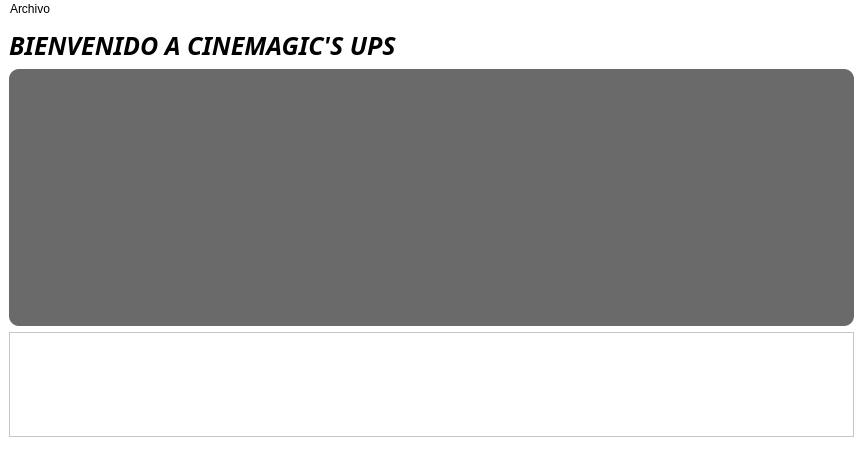
<?xml version="1.0" encoding="UTF-8"?>
<ui version="4.0">
 <class>Cine</class>
 <widget class="QMainWindow" name="Cine">
  <property name="geometry">
   <rect>
    <x>0</x>
    <y>0</y>
    <width>863</width>
    <height>468</height>
   </rect>
  </property>
  <property name="maximumSize">
   <size>
    <width>16000</width>
    <height>600</height>
   </size>
  </property>
  <property name="windowTitle">
   <string>Cine</string>
  </property>
  <property name="styleSheet">
   <string notr="true">background-color: rgb(255, 255, 255);</string>
  </property>
  <widget class="QWidget" name="centralwidget">
   <layout class="QVBoxLayout" name="verticalLayout">
    <item>
     <widget class="QLabel" name="label_5">
      <property name="maximumSize">
       <size>
        <width>16777215</width>
        <height>50</height>
       </size>
      </property>
      <property name="font">
       <font>
        <family>Ubuntu Condensed</family>
        <pointsize>19</pointsize>
        <italic>true</italic>
        <bold>true</bold>
       </font>
      </property>
      <property name="text">
       <string>&lt;html&gt;&lt;head/&gt;&lt;body&gt;&lt;p&gt;    BIENVENIDO A CINEMAGIC'S UPS&lt;/p&gt;&lt;/body&gt;&lt;/html&gt;</string>
      </property>
     </widget>
    </item>
    <item>
     <widget class="QFrame" name="frame">
      <property name="maximumSize">
       <size>
        <width>16000</width>
        <height>257</height>
       </size>
      </property>
      <property name="styleSheet">
       <string notr="true">border-radius:10px;
background-color: rgb(106, 106, 106);
border-color:rgb(0, 255, 255);
padding-left:20px;</string>
      </property>
      <property name="frameShape">
       <enum>QFrame::StyledPanel</enum>
      </property>
      <property name="frameShadow">
       <enum>QFrame::Raised</enum>
      </property>
      <layout class="QGridLayout" name="gridLayout">
       <item row="0" column="8">
        <widget class="QPushButton" name="pushButton_3">
         <property name="minimumSize">
          <size>
           <width>150</width>
           <height>150</height>
          </size>
         </property>
         <property name="styleSheet">
          <string notr="true">image: url(:/ProyectoCinep2/Peliculas/Peliculas/HO00000589.jpg);</string>
         </property>
         <property name="text">
          <string/>
         </property>
        </widget>
       </item>
       <item row="0" column="0">
        <widget class="QPushButton" name="pushButton_2">
         <property name="minimumSize">
          <size>
           <width>150</width>
           <height>150</height>
          </size>
         </property>
         <property name="styleSheet">
          <string notr="true">image: url(:ProyectoCinep2/Peliculas/Peliculas/HO00000663.jpg);</string>
         </property>
         <property name="text">
          <string/>
         </property>
        </widget>
       </item>
       <item row="2" column="0">
        <widget class="QLabel" name="Peli1">
         <property name="maximumSize">
          <size>
           <width>16777215</width>
           <height>20</height>
          </size>
         </property>
         <property name="styleSheet">
          <string notr="true">color: rgb(255, 255, 255);
font: 900 11pt &quot;Arial Black&quot;;</string>
         </property>
         <property name="text">
          <string/>
         </property>
         <property name="alignment">
          <set>Qt::AlignCenter</set>
         </property>
        </widget>
       </item>
       <item row="2" column="11">
        <widget class="QLabel" name="Peli1_4">
         <property name="maximumSize">
          <size>
           <width>16777215</width>
           <height>20</height>
          </size>
         </property>
         <property name="styleSheet">
          <string notr="true">color: rgb(255, 255, 255);
font: 900 11pt &quot;Arial Black&quot;;</string>
         </property>
         <property name="text">
          <string/>
         </property>
         <property name="alignment">
          <set>Qt::AlignCenter</set>
         </property>
        </widget>
       </item>
       <item row="0" column="9">
        <spacer name="horizontalSpacer_3">
         <property name="orientation">
          <enum>Qt::Horizontal</enum>
         </property>
         <property name="sizeHint" stdset="0">
          <size>
           <width>27</width>
           <height>367</height>
          </size>
         </property>
        </spacer>
       </item>
       <item row="0" column="5">
        <widget class="QPushButton" name="pushButton">
         <property name="minimumSize">
          <size>
           <width>150</width>
           <height>150</height>
          </size>
         </property>
         <property name="styleSheet">
          <string notr="true">image: url(:/ProyectoCinep2/Peliculas/Peliculas/Thor_Love_and_Thunder-306525443-large.jpg);</string>
         </property>
         <property name="text">
          <string/>
         </property>
        </widget>
       </item>
       <item row="0" column="2">
        <spacer name="horizontalSpacer_2">
         <property name="orientation">
          <enum>Qt::Horizontal</enum>
         </property>
         <property name="sizeHint" stdset="0">
          <size>
           <width>15</width>
           <height>37</height>
          </size>
         </property>
        </spacer>
       </item>
       <item row="0" column="7">
        <spacer name="horizontalSpacer">
         <property name="orientation">
          <enum>Qt::Horizontal</enum>
         </property>
         <property name="sizeHint" stdset="0">
          <size>
           <width>27</width>
           <height>359</height>
          </size>
         </property>
        </spacer>
       </item>
       <item row="2" column="8">
        <widget class="QLabel" name="Peli1_3">
         <property name="maximumSize">
          <size>
           <width>16777215</width>
           <height>20</height>
          </size>
         </property>
         <property name="styleSheet">
          <string notr="true">color: rgb(255, 255, 255);
font: 900 11pt &quot;Arial Black&quot;;</string>
         </property>
         <property name="text">
          <string/>
         </property>
         <property name="alignment">
          <set>Qt::AlignCenter</set>
         </property>
        </widget>
       </item>
       <item row="2" column="5">
        <widget class="QLabel" name="Peli1_2">
         <property name="maximumSize">
          <size>
           <width>16777215</width>
           <height>20</height>
          </size>
         </property>
         <property name="styleSheet">
          <string notr="true">font: 900 11pt &quot;Arial Black&quot;;
color: rgb(255, 255, 255);</string>
         </property>
         <property name="text">
          <string/>
         </property>
         <property name="alignment">
          <set>Qt::AlignCenter</set>
         </property>
        </widget>
       </item>
       <item row="0" column="11">
        <widget class="QPushButton" name="pushButton_4">
         <property name="minimumSize">
          <size>
           <width>150</width>
           <height>150</height>
          </size>
         </property>
         <property name="styleSheet">
          <string notr="true">image: url(:/ProyectoCinep2/Peliculas/Peliculas/HO00000334.jpg);
border-color: rgb(0, 0, 0);</string>
         </property>
         <property name="text">
          <string/>
         </property>
        </widget>
       </item>
      </layout>
     </widget>
    </item>
    <item>
     <widget class="QTableWidget" name="outPeliculas"/>
    </item>
   </layout>
  </widget>
  <widget class="QMenuBar" name="menubar">
   <property name="geometry">
    <rect>
     <x>0</x>
     <y>0</y>
     <width>863</width>
     <height>26</height>
    </rect>
   </property>
   <widget class="QMenu" name="menuArchivo">
    <property name="title">
     <string>Archivo</string>
    </property>
    <addaction name="actionDulceria"/>
    <addaction name="separator"/>
   </widget>
   <addaction name="menuArchivo"/>
  </widget>
  <widget class="QStatusBar" name="statusbar"/>
  <action name="actionDulceria">
   <property name="text">
    <string>Dulceria</string>
   </property>
  </action>
 </widget>
 <resources/>
 <connections/>
</ui>
